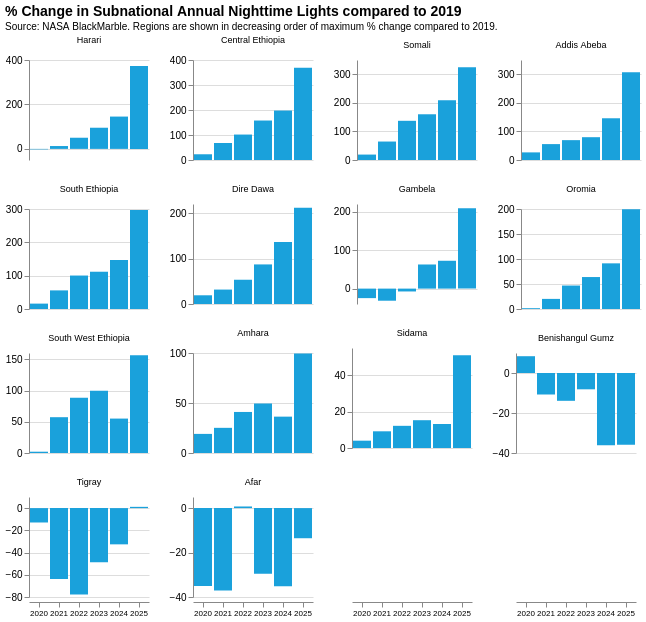

Source (notebook cell):
### Markdown cell above
#### Percentage change in subnational annual nighttime lights compared to PY

### Code cell
import altair as alt
import pandas as pd

# Prepare data
df = ntl_adm1_annual.dropna(subset=["ADM1_EN"]).copy()
df = df[df['date'] > '2019-01-01']
df["year"] = pd.to_datetime(df["date"]).dt.year

# Calculate vmax for each region and sort regions in decreasing order
region_vmax = df.groupby("ADM1_EN")["percent_change_ntl_sum_2019"].max().sort_values(ascending=False)
sorted_regions = region_vmax.index.tolist()

# Add sorting order to dataframe
df['region_order'] = df['ADM1_EN'].map({region: i for i, region in enumerate(sorted_regions)})
df = df.sort_values('region_order')

# Create faceted bar chart
chart = alt.Chart(df).mark_bar(
    color="#1AA1DB"
).encode(
    x=alt.X('year:O', 
            title='',
            axis=alt.Axis(labelAngle=0, labelFontSize=8)),
    y=alt.Y('percent_change_ntl_sum_2019:Q', 
            title=''),
    tooltip=[
        alt.Tooltip('ADM1_EN:N', title='Region'),
        alt.Tooltip('year:O', title='Year'),
        alt.Tooltip('percent_change_ntl_sum_2019:Q', title='% Change from 2019', format='.2f')
    ]
).properties(
    width=120,
    height=100
).facet(
    facet=alt.Facet('ADM1_EN:N', 
                    title=None,
                    sort=sorted_regions,
                    header=alt.Header(labelFontSize=9, labelLimit=100)),
    columns=4
).resolve_scale(
    y='independent'
).properties(
    title={
        "text": "% Change in Subnational Annual Nighttime Lights compared to 2019",
        "subtitle": "Source: NASA BlackMarble. Regions are shown in decreasing order of maximum % change compared to 2019.",
        "fontSize": 14,
        "subtitleFontSize": 10
    }
).configure_view(
    strokeWidth=0
)

chart
